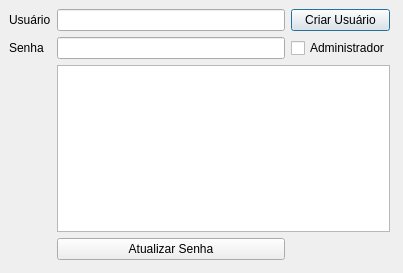
<?xml version="1.0" encoding="UTF-8"?>
<ui version="4.0">
 <class>cadastrousuario</class>
 <widget class="QDialog" name="cadastrousuario">
  <property name="geometry">
   <rect>
    <x>0</x>
    <y>0</y>
    <width>403</width>
    <height>273</height>
   </rect>
  </property>
  <property name="sizePolicy">
   <sizepolicy hsizetype="Expanding" vsizetype="Expanding">
    <horstretch>0</horstretch>
    <verstretch>0</verstretch>
   </sizepolicy>
  </property>
  <property name="minimumSize">
   <size>
    <width>403</width>
    <height>273</height>
   </size>
  </property>
  <property name="windowTitle">
   <string>Cadastro de usuários</string>
  </property>
  <widget class="QWidget" name="">
   <property name="geometry">
    <rect>
     <x>9</x>
     <y>9</y>
     <width>381</width>
     <height>251</height>
    </rect>
   </property>
   <layout class="QGridLayout" name="gridLayout">
    <item row="0" column="0">
     <widget class="QLabel" name="label">
      <property name="text">
       <string>Usuário</string>
      </property>
     </widget>
    </item>
    <item row="0" column="1">
     <widget class="QLineEdit" name="lineUsuario">
      <property name="inputMethodHints">
       <set>Qt::ImhLowercaseOnly</set>
      </property>
     </widget>
    </item>
    <item row="0" column="2">
     <widget class="QPushButton" name="botaoNovo">
      <property name="text">
       <string>Criar Usuário</string>
      </property>
     </widget>
    </item>
    <item row="1" column="0">
     <widget class="QLabel" name="label_2">
      <property name="text">
       <string>Senha</string>
      </property>
     </widget>
    </item>
    <item row="1" column="1">
     <widget class="QLineEdit" name="lineSenha">
      <property name="sizePolicy">
       <sizepolicy hsizetype="MinimumExpanding" vsizetype="Fixed">
        <horstretch>0</horstretch>
        <verstretch>0</verstretch>
       </sizepolicy>
      </property>
      <property name="inputMethodHints">
       <set>Qt::ImhNoAutoUppercase|Qt::ImhNoPredictiveText|Qt::ImhSensitiveData</set>
      </property>
      <property name="echoMode">
       <enum>QLineEdit::PasswordEchoOnEdit</enum>
      </property>
     </widget>
    </item>
    <item row="1" column="2">
     <widget class="QCheckBox" name="checkAdmin">
      <property name="text">
       <string>Administrador</string>
      </property>
     </widget>
    </item>
    <item row="2" column="1" colspan="2">
     <widget class="QTableView" name="tableUsuarios">
      <property name="autoFillBackground">
       <bool>true</bool>
      </property>
      <property name="sizeAdjustPolicy">
       <enum>QAbstractScrollArea::AdjustToContents</enum>
      </property>
      <property name="editTriggers">
       <set>QAbstractItemView::NoEditTriggers</set>
      </property>
      <property name="alternatingRowColors">
       <bool>true</bool>
      </property>
      <property name="selectionMode">
       <enum>QAbstractItemView::NoSelection</enum>
      </property>
      <property name="textElideMode">
       <enum>Qt::ElideMiddle</enum>
      </property>
     </widget>
    </item>
    <item row="3" column="1">
     <widget class="QPushButton" name="alteraSenha">
      <property name="text">
       <string>Atualizar Senha</string>
      </property>
     </widget>
    </item>
   </layout>
  </widget>
 </widget>
 <resources/>
 <connections/>
</ui>
